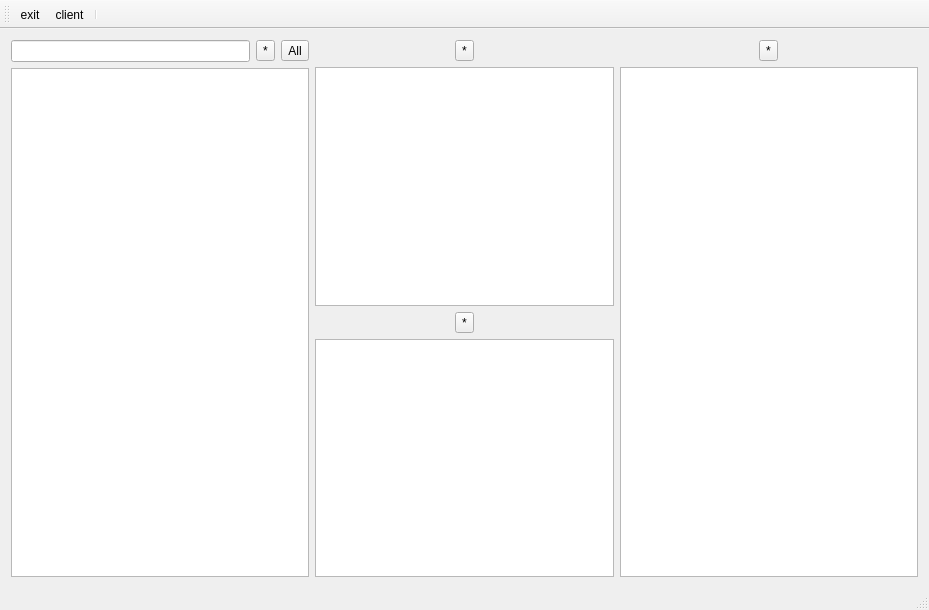
<?xml version="1.0" encoding="UTF-8"?>
<ui version="4.0">
 <class>MainWindow</class>
 <widget class="QMainWindow" name="MainWindow">
  <property name="geometry">
   <rect>
    <x>0</x>
    <y>0</y>
    <width>929</width>
    <height>610</height>
   </rect>
  </property>
  <property name="windowTitle">
   <string>MainWindow</string>
  </property>
  <widget class="QWidget" name="centralWidget">
   <layout class="QHBoxLayout" name="horizontalLayout_5">
    <item>
     <layout class="QVBoxLayout" name="verticalLayout">
      <item>
       <layout class="QHBoxLayout" name="horizontalLayout">
        <item>
         <widget class="QLineEdit" name="lineEdit_filter"/>
        </item>
        <item>
         <widget class="QToolButton" name="toolButton_filter_clear">
          <property name="text">
           <string>*</string>
          </property>
         </widget>
        </item>
        <item>
         <widget class="QToolButton" name="toolButton_all">
          <property name="text">
           <string>All</string>
          </property>
         </widget>
        </item>
       </layout>
      </item>
      <item>
       <widget class="QTreeView" name="treeView"/>
      </item>
     </layout>
    </item>
    <item>
     <layout class="QVBoxLayout" name="verticalLayout_3">
      <item>
       <layout class="QHBoxLayout" name="horizontalLayout_2">
        <item>
         <widget class="QToolButton" name="toolButton_textedit_inter_clear">
          <property name="text">
           <string>*</string>
          </property>
         </widget>
        </item>
       </layout>
      </item>
      <item>
       <widget class="QCodeEditor" name="textEdit_inter"/>
      </item>
      <item>
       <layout class="QHBoxLayout" name="horizontalLayout_4">
        <item>
         <widget class="QToolButton" name="toolButton_template_clear">
          <property name="text">
           <string>*</string>
          </property>
         </widget>
        </item>
       </layout>
      </item>
      <item>
       <widget class="QPlainTextEdit" name="plainTextEdit_template"/>
      </item>
     </layout>
    </item>
    <item>
     <layout class="QVBoxLayout" name="verticalLayout_2">
      <item>
       <layout class="QHBoxLayout" name="horizontalLayout_3">
        <item>
         <widget class="QToolButton" name="toolButton_lineedit_all_clear">
          <property name="text">
           <string>*</string>
          </property>
         </widget>
        </item>
       </layout>
      </item>
      <item>
       <widget class="QCodeEditor" name="textEdit_final"/>
      </item>
     </layout>
    </item>
   </layout>
  </widget>
  <widget class="QMenuBar" name="menuBar">
   <property name="geometry">
    <rect>
     <x>0</x>
     <y>0</y>
     <width>929</width>
     <height>21</height>
    </rect>
   </property>
  </widget>
  <widget class="QToolBar" name="mainToolBar">
   <attribute name="toolBarArea">
    <enum>TopToolBarArea</enum>
   </attribute>
   <attribute name="toolBarBreak">
    <bool>false</bool>
   </attribute>
   <addaction name="action_exit"/>
   <addaction name="actionclient"/>
   <addaction name="separator"/>
  </widget>
  <widget class="QStatusBar" name="statusBar"/>
  <action name="actionclient">
   <property name="text">
    <string>client</string>
   </property>
  </action>
  <action name="action_exit">
   <property name="text">
    <string>&amp;exit</string>
   </property>
  </action>
 </widget>
 <layoutdefault spacing="6" margin="11"/>
 <customwidgets>
  <customwidget>
   <class>QCodeEditor</class>
   <extends>QTextEdit</extends>
   <header location="global">QCodeEditor</header>
  </customwidget>
 </customwidgets>
 <resources/>
 <connections>
  <connection>
   <sender>toolButton_filter_clear</sender>
   <signal>clicked()</signal>
   <receiver>lineEdit_filter</receiver>
   <slot>clear()</slot>
   <hints>
    <hint type="sourcelabel">
     <x>284</x>
     <y>71</y>
    </hint>
    <hint type="destinationlabel">
     <x>238</x>
     <y>71</y>
    </hint>
   </hints>
  </connection>
  <connection>
   <sender>action_exit</sender>
   <signal>triggered()</signal>
   <receiver>MainWindow</receiver>
   <slot>close()</slot>
   <hints>
    <hint type="sourcelabel">
     <x>-1</x>
     <y>-1</y>
    </hint>
    <hint type="destinationlabel">
     <x>465</x>
     <y>50</y>
    </hint>
   </hints>
  </connection>
 </connections>
</ui>
